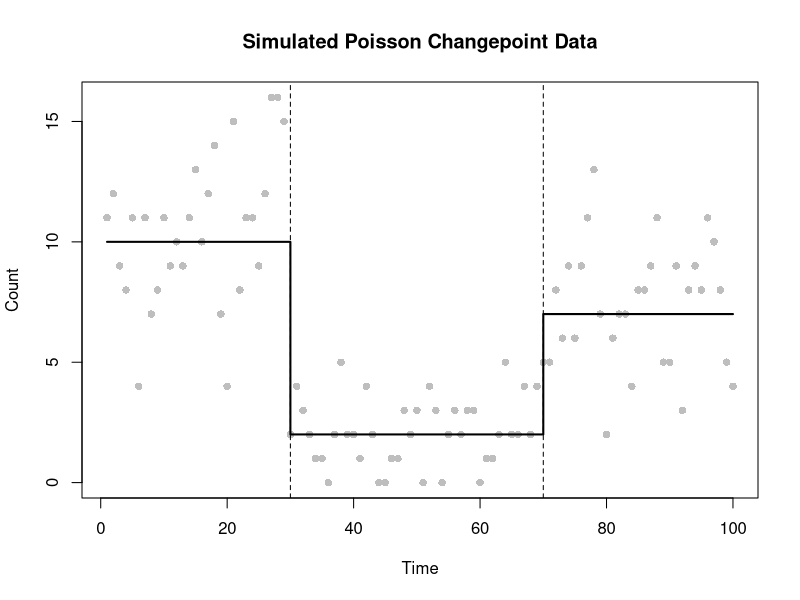
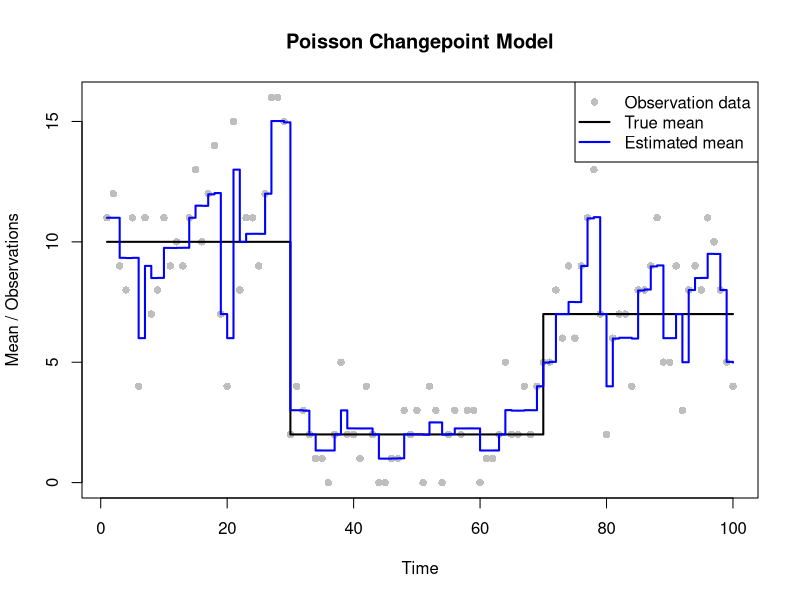
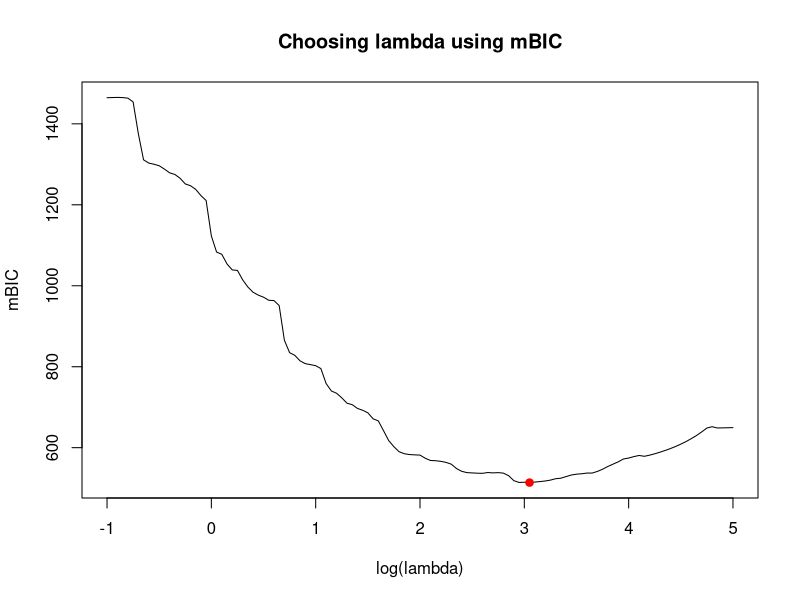
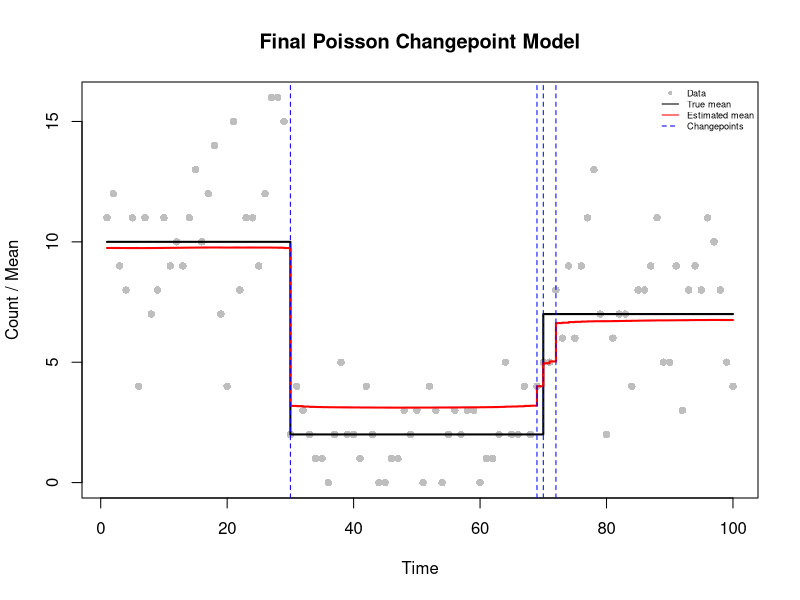
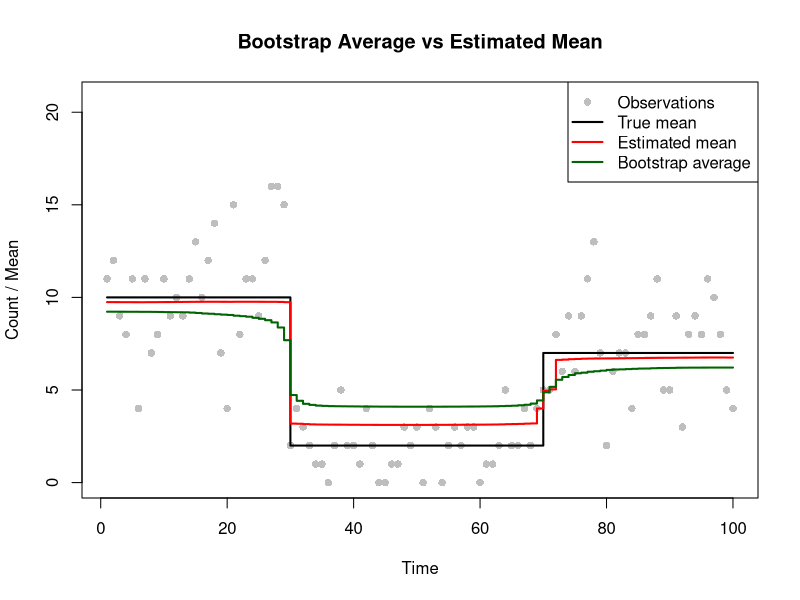
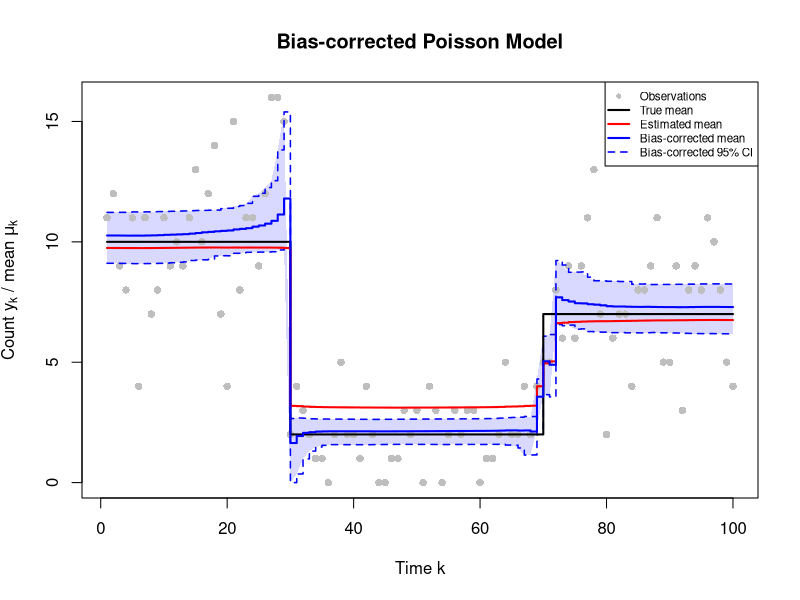

Write the R code that produced these figures, in order.
# =============================================================================
# Changepoint Estimation
#
#
# GitHub repository: https://github.com/pierrickdb/Group-15-Statistical-Programming
#
# Authors:
# Pierrick de Boer: S3034691
# Fagan Ganbarli: S3015664
# Raneem Alluhaydan: S3044929
#
# Contributions:
# Fagan Ganbarli (33.33%): Task 1-3
# Raneem Alluhaydan (33.33%): Task 4-5
# Pierrick de Boer (33.33%): Task 6-7
#
# Overview:
# Estimate changepoints in Poisson data using a smoothed LASSO penalty.
# Choose lambda by minimising mBIC.
# Use parametric bootstrapping for bias correction and confidence intervals.
#
# Main functions:
# 1. poisson_lasso_objective: Calculates the penalised cost.
# 2. poisson_lasso_grad: Calculates the gradient.
# 3. poisson_lasso_hess: Calculates the Hessian.
# 4. fd_jacobian: Checks derivatives numerically.
# 5. fit_poisson_lasso: Fits the model using BFGS.
# 6. poisson_lasso_edf: Calculates effective degrees of freedom.
# =============================================================================

# FUNCTION DEFINITIONS

# Task 2(a): Objective function
# Calculate the penalised negative log-likelihood
# for the Poisson changepoint model.

poisson_lasso_objective <- function(beta, y, lambda = 1, eps = 1e-6) {
  
  # Inputs:
  #   beta: Parameter vector of length n.
  #   y: Observed data vector.
  #   lambda: LASSO penalty parameter. Default value is 1.
  #   eps: Smoothing parameter. Default value is 1e-6.
  
  # Output:
  #   The penalised negative log-likelihood.
  
  # Method:
  #   Calculate the Poisson mean function, evaluate the
  #   negative log-likelihood and add the smoothed LASSO penalty.
  
  # Calculate the Poisson mean function.
  mu <- exp(cumsum(beta))
  
  # Calculate the negative Poisson log-likelihood.
  neg_loglik <- -sum(dpois(y, lambda = mu, log = TRUE))
  
  # Apply the smoothed LASSO penalty, excluding the first parameter.
  penalty <- lambda * sum(sqrt(beta[-1]^2 + eps))
  
  # Return the penalised objective function.
  return(neg_loglik + penalty)
}


# Task 2(b): Gradient function
# Calculate the gradient of the penalised objective function.

poisson_lasso_grad <- function(beta, y, lambda = 1, eps = 1e-6) {
  
  # Inputs:
  #   beta: Parameter vector of length n.
  #   y: Observed data vector.
  #   lambda: LASSO penalty parameter. Default value is 1.
  #   eps: Smoothing parameter. Default value is 1e-6.
  
  # Output:
  #   Gradient vector containing the first partial derivatives.
  
  # Method:
  #   Calculate the likelihood gradient using reverse cumulative
  #   sums and add the gradient of the smoothed penalty.
  
  # Calculate the Poisson mean function.
  mu <- exp(cumsum(beta))
  
  # Calculate the gradient of the negative log-likelihood.
  grad <- rev(cumsum(rev(mu - y)))
  
  # Add the penalty gradient, excluding the first parameter.
  grad[-1] <- grad[-1] +
    lambda * beta[-1] / sqrt(beta[-1]^2 + eps)
  
  # Return the gradient vector.
  return(grad)
}


# Task 2(c): Hessian function
# Calculate the Hessian matrix of the penalised objective function.

poisson_lasso_hess <- function(beta, y, lambda = 1, eps = 1e-6) {
  
  # Inputs:
  #   beta: Parameter vector of length n.
  #   y: Observed data vector.
  #   lambda: LASSO penalty parameter. Default value is 1.
  #   eps: Smoothing parameter. Default value is 1e-6.
  
  # Output:
  #   An n by n Hessian matrix containing the second derivatives.
  
  # Method:
  #   Calculate the likelihood Hessian using reverse cumulative sums
  #   and add the second derivatives of the penalty.
  
  # Store the number of parameters.
  n <- length(beta)
  mu <- exp(cumsum(beta))
  
  # Calculate reverse cumulative sums of the Poisson means.
  s <- rev(cumsum(rev(mu)))
  
  # Find the maximum index for each pair of parameters.
  idx <- outer(1:n, 1:n, pmax)
  H <- matrix(s[idx], n, n)
  
  # Calculate the second derivatives of the penalty.
  penalty_hess <- c(0, lambda * eps /
                      (beta[-1]^2 + eps)^(3/2))
  
  # Add the penalty derivatives to the diagonal.
  diag(H) <- diag(H) + penalty_hess
  
  # Return the Hessian matrix.
  return(H)
}


# Task 2(d): Numerical differentiation
# Use central finite differences to check the analytical
# gradient and Hessian functions.

fd_jacobian <- function(fn, beta, h = 1e-5) {
  
  # Inputs:
  #   fn: Function to differentiate.
  #   beta: Parameter vector at which derivatives are evaluated.
  #   h: Finite difference step size. Default value is 1e-5.
  
  # Output:
  #   Numerical Jacobian matrix.
  
  # Store the number of parameters.
  n <- length(beta)
  J <- matrix(0, length(fn(beta)), n)
  
  # Calculate numerical derivatives for each parameter.
  for (i in 1:n) {
    beta_plus <- beta_minus <- beta
    beta_plus[i] <- beta_plus[i] + h
    beta_minus[i] <- beta_minus[i] - h
    
    # Apply the central finite difference approximation.
    J[, i] <- (fn(beta_plus) - fn(beta_minus)) / (2 * h)
  }
  
  # Return the numerical Jacobian.
  return(J)
}


# Task 3: Fit the Poisson LASSO model using optim.
# Estimate the beta parameters by minimising the penalised
# negative log-likelihood using the BFGS method.

fit_poisson_lasso <- function(y, lambda = 1, beta_start = NULL) {
  
  # Inputs:
  #   y: Observed data vector.
  #   lambda: LASSO penalty parameter. Default value is 1.
  #   beta_start: Optional initial parameter vector.
  
  # Output:
  #   Optimisation results containing estimated parameters
  #   and convergence information.
  
  # Method:
  #   Initialise the parameters and minimise the objective
  #   function using BFGS with the analytical gradient.
  
  # Set the initial parameter values if none are provided.
  if (is.null(beta_start)) {
    beta_start <- c(log(mean(y)), rep(0, length(y) - 1))
  }
  
  # Fit the model using the BFGS optimisation method.
  fit <- optim(
    beta_start, poisson_lasso_objective,
    gr = poisson_lasso_grad,
    y = y, lambda = lambda,
    method = "BFGS",
    control = list(maxit = 10000, reltol = 1e-9)
  )
  
  # Check whether the optimisation algorithm converged.
  if (fit$convergence != 0) {
    warning(paste("No convergence at lambda =", lambda))
  }
  
  # Return the optimisation results.
  return(fit)
}


# Task 4: Calculate the effective degrees of freedom.

# Calculate the effective degrees of freedom using
# the penalised and unpenalised Hessian matrices.
poisson_lasso_edf <- function(beta, y, lambda) {
  
  # Inputs:
  #   beta: Estimated parameter vector.
  #   y: Observed data vector.
  #   lambda: LASSO penalty parameter.
  
  # Output:
  #   Effective degrees of freedom of the fitted model.
  
  # Method:
  #   Evaluate the penalised and unpenalised Hessians
  #   and calculate the trace of their matrix product.
  
  # Calculate the penalised Hessian.
  H1 <- poisson_lasso_hess(beta, y, lambda)
  
  # Calculate the unpenalised Hessian.
  H0 <- poisson_lasso_hess(beta, y, 0)
  
  # Calculate the effective degrees of freedom.
  edf <- sum(diag(solve(H1, H0)))
  
  # Return the effective degrees of freedom.
  return(edf)
}


# =============================================================================
# Analysis and testing
# =============================================================================

# Task 1: Generate the data set

# Define the number of observations and time points.
set.seed(12345)
n <- 100
time <- 1:n

# Specify the true changepoint locations.
tau_true <- c(1, 30, 70, n + 1)

# Calculate the true number of changepoints.
m_true <- length(tau_true) - 2

# Define the Poisson mean for each segment.
theta_true <- c(10, 2, 7)

mu_true <- numeric(n)

# Assign the corresponding mean to each time segment.
for (i in seq_along(theta_true)) {
  mu_true[tau_true[i]:(tau_true[i + 1] - 1)] <- theta_true[i]
}

# Generate observations from the Poisson changepoint model.
y <- rpois(n, lambda = mu_true)

# Plot the simulated observations and true mean function.
plot(time, y,
     pch = 16,
     col = "grey",
     xlab = "Time",
     ylab = "Count",
     main = "Simulated Poisson Changepoint Data")

lines(time, mu_true,
      col = "black",
      lwd = 2,
      type = "s")

abline(v = tau_true[-c(1, length(tau_true))],
       lty = "dashed")


# Task 2: Checking the gradient and Hessian

# Choose test parameter values for numerical differentiation.
beta_test <- c(log(mean(y)), rep(0.05, n - 1))

# Calculate the analytical gradient.
grad_analytical <- poisson_lasso_grad(beta_test, y)

# Approximate the gradient using central finite differences.
grad_numerical <- as.vector(fd_jacobian(
  function(b) poisson_lasso_objective(b, y),
  beta_test
))

# Calculate the analytical Hessian.
hess_analytical <- poisson_lasso_hess(beta_test, y)

# Approximate the Hessian using finite differences of the gradient.
hess_numerical <- fd_jacobian(
  function(b) poisson_lasso_grad(b, y),
  beta_test
)

# Compare the analytical and numerical derivatives.
max(abs(grad_analytical - grad_numerical))
max(abs(hess_analytical - hess_numerical))

# Gradient error = 4.230387e-07
# Hessian error = 5.817456e-07
# Both are close to zero, confirming the analytical derivatives.


# Task 3: Fit the model with lambda = 1

# Initialise the parameters using the sample mean.
beta_start <- c(log(mean(y)), rep(0, n - 1))

# Fit the Poisson LASSO model using BFGS.
fit <- fit_poisson_lasso(y, lambda = 1, beta_start = beta_start)

# Check whether the optimisation algorithm converged.
fit$convergence
fit$message

# Stop if the optimisation did not converge.
if (fit$convergence != 0) {
  stop("The model did not converge for lambda = 1.")
}

# Extract the estimated parameters and mean function.
beta_hat <- fit$par
mu_hat1 <- exp(cumsum(beta_hat))

# Plot the observations, true mean and estimated mean.
plot(time, y,
     pch = 16,
     col = "grey",
     xlab = "Time",
     ylab = "Mean / Observations",
     main = "Poisson Changepoint Model")

lines(time, mu_true,
      col = "black",
      lwd = 2,
      type = "s")

lines(time, mu_hat1,
      col = "blue",
      lwd = 2,
      type = "s")

legend("topright",
       legend = c("Observation data",
                  "True mean",
                  "Estimated mean"),
       col = c("grey", "black", "blue"),
       pch = c(16, NA, NA),
       lty = c(NA, 1, 1),
       lwd = c(NA, 2, 2))


# Task 4: Choosing lambda using mBIC

# Define the grid of log-lambda values.
lsp <- seq(-1, 5, by = 0.05)

# Initialise vectors for mBIC and effective degrees of freedom.
mbic <- rep(Inf, length(lsp))
edf <- rep(NA_real_, length(lsp))

# Use the initial parameter estimates for the first fit.
b0 <- beta_start

# Evaluate the model for each penalty value.
for (i in seq_along(lsp)) {
  
  # Convert the log-lambda value to lambda.
  lambda <- exp(lsp[i])
  
  # Fit the model using the current penalty value.
  fit_lambda <- fit_poisson_lasso(y, lambda, b0)
  
  # Skip penalty values where optimisation fails.
  if (fit_lambda$convergence != 0) {
    next
  }
  
  beta_lambda <- fit_lambda$par
  
  edf[i] <- poisson_lasso_edf(beta_lambda, y, lambda)
  
  # Calculate the fitted Poisson mean function.
  mu_lambda <- exp(cumsum(beta_lambda))
  
  # Calculate the maximised log-likelihood.
  ll <- sum(dpois(y, mu_lambda, log = TRUE))
  
  # Calculate the modified Bayesian Information Criterion.
  mbic[i] <- 3 * (edf[i] - 1) * log(n) - 2 * ll
  
  # Use the current estimates as starting values for the next fit.
  b0 <- beta_lambda
}

# Check that at least one penalty value has a valid mBIC.
if (all(!is.finite(mbic))) {
  stop("No valid mBIC values were obtained.")
}

# Find the penalty value that minimises mBIC.
i_opt <- which.min(mbic)
lambda_best <- exp(lsp[i_opt])

# Display the optimal penalty value.
lambda_best

# Display the optimal log-lambda, EDF and mBIC.
data.frame(
  log_lambda = lsp[i_opt],
  lambda = lambda_best,
  EDF = edf[i_opt],
  mBIC = mbic[i_opt]
)
# mBIC is minimised at log(lambda) = 3, giving lambda = 20.08554.

# Plot mBIC against log-lambda.
plot(lsp, mbic,
     type = "l",
     xlab = "log(lambda)",
     ylab = "mBIC",
     main = "Choosing lambda using mBIC")

points(lsp[i_opt], mbic[i_opt],
       col = "red",
       pch = 19)


# Task 5: Fit the final model

# Refit the model using the optimal penalty value.
fit_best <- fit_poisson_lasso(
  y, lambda_best,
  c(log(mean(y)), rep(0, n - 1))
)

# Check convergence of the final model.
fit_best$convergence

if (fit_best$convergence != 0) {
  stop("The final model did not converge.")
}

# Extract the final parameter estimates and mean function.
beta_best <- fit_best$par
mu_hat_best <- exp(cumsum(beta_best))

# Calculate the effective number of changepoints.
edf_best <- poisson_lasso_edf(beta_best, y, lambda_best)
m_hat <- floor(edf_best - 1)

# Identify the changepoints using the largest absolute coefficients.
# Exclude the first parameter because it represents the intercept.
if (m_hat > 0) {
  tau_hat <- sort(order(abs(beta_best[-1]),
                        decreasing = TRUE)[seq_len(m_hat)] + 1)
} else {
  tau_hat <- numeric(0)
}

# Plot the observations, true mean and estimated mean.
plot(time, y,
     pch = 16,
     col = "grey",
     xlab = "Time",
     ylab = "Count / Mean",
     main = "Final Poisson Changepoint Model")

lines(time, mu_true,
      col = "black",
      lwd = 2,
      type = "s")

lines(time, mu_hat_best,
      col = "red",
      lwd = 2,
      type = "s")

abline(v = tau_hat,
       col = "blue",
       lty = 2)

legend("topright",
       cex = 0.55,
       legend = c("Data", "True mean",
                  "Estimated mean", "Changepoints"),
       col = c("grey", "black", "red", "blue"),
       pch = c(16, NA, NA, NA),
       lty = c(NA, 1, 1, 2),
       bty = "n")

# Display the final model results.
lambda_best
m_hat
tau_hat

# EDF = 5.864, giving 4 estimated changepoints.
# Estimated locations: 30, 69, 70 and 72.
# True locations: 30 and 70.
# The change near 70 is split into several estimated changepoints.
# The penalty shrinks the estimated mean changes.


# Task 6: Parametric bootstrap used to estimate uncertainty and bias

# Define the number of bootstrap samples.
B <- 200

# Store the estimated mean function for each bootstrap sample.
mu_boot <- matrix(NA_real_, nrow = B, ncol = n)

# Store the convergence status of each bootstrap fit.
conv_boot <- numeric(B)

# Generate and fit the bootstrap samples.
set.seed(1)

for (j in 1:B) {
  
  # Simulate new observations using the best fitted mean function.
  y_sim <- rpois(n, lambda = mu_hat_best)
  
  # Initialise the parameters for the bootstrap model.
  b_start <- c(log(mean(y_sim)), rep(0, n - 1))
  
  # Fit the model using the optimal penalty value.
  fit_sim <- fit_poisson_lasso(
    y_sim,
    lambda_best,
    beta_start = b_start
  )
  
  # Record the convergence status.
  conv_boot[j] <- fit_sim$convergence
  
  # Skip bootstrap samples where optimisation fails.
  if (fit_sim$convergence != 0) {
    warning(paste("No convergence in bootstrap sample", j))
    next
  }
  
  # Store the estimated mean function.
  mu_boot[j, ] <- exp(cumsum(fit_sim$par))
}

# Check the number of unsuccessful bootstrap fits.
sum(conv_boot != 0)

# Stop if any bootstrap sample failed.
if (any(conv_boot != 0) || anyNA(mu_boot)) {
  stop("Some bootstrap fits failed. Check convergence before continuing.")
}

# Calculate the average bootstrap mean function.
mu_bar <- colMeans(mu_boot)

# Plot the observations, true mean, estimated mean and bootstrap average.
plot(time, y,
     pch = 16,
     col = "grey",
     ylim = c(0, 1.3 * max(y, mu_true, mu_hat_best, mu_bar)),
     xlab = "Time",
     ylab = "Count / Mean",
     main = "Bootstrap Average vs Estimated Mean")

lines(time, mu_true,
      col = "black",
      lwd = 2,
      type = "s")

lines(time, mu_hat_best,
      col = "red",
      lwd = 2,
      type = "s")

lines(time, mu_bar,
      col = "darkgreen",
      lwd = 2,
      type = "s")

legend("topright",
       legend = c("Observations", "True mean",
                  "Estimated mean", "Bootstrap average"),
       col = c("grey", "black", "red", "darkgreen"),
       pch = c(16, NA, NA, NA),
       lty = c(NA, 1, 1, 1),
       lwd = c(NA, 2, 2, 2))

# Calculate the bias-corrected mean function.
mu_bc <- 2 * mu_hat_best - mu_bar

# Calculate the lower and upper 95% bootstrap quantiles.
q_L <- apply(mu_boot, 2, quantile, probs = 0.025)
q_U <- apply(mu_boot, 2, quantile, probs = 0.975)

# Reflect the bootstrap quantiles to obtain bias-corrected limits.
q_L_bc <- pmax(2 * mu_hat_best - q_U, 0)
q_U_bc <- 2 * mu_hat_best - q_L


# Task 7: Final plot

# Calculate suitable vertical axis limits using all plotted values.
ylim <- range(c(y, mu_true, mu_hat_best, mu_bc,
                q_L_bc, q_U_bc), na.rm = TRUE)

# Ensure that the vertical axis starts at zero.
ylim[1] <- min(0, ylim[1])

# Create the plot without drawing observations initially.
plot(time, mu_hat_best,
     type = "n",
     ylim = ylim,
     xlab = "Time k",
     ylab = expression("Count " * y[k] * " / mean " * mu[k]),
     main = "Bias-corrected Poisson Model")

# Draw the area between the bias-corrected confidence limits.
polygon(c(time, rev(time)),
        c(q_L_bc, rev(q_U_bc)),
        col = adjustcolor("blue", alpha.f = 0.15),
        border = NA)

# Add the original observations.
points(time, y,
       pch = 16,
       col = "grey")

# Add the bias-corrected confidence limits.
lines(time, q_L_bc,
      col = "blue",
      lty = 2,
      lwd = 1.5,
      type = "s")

lines(time, q_U_bc,
      col = "blue",
      lty = 2,
      lwd = 1.5,
      type = "s")

# Add the true, estimated and bias-corrected mean functions.
lines(time, mu_true,
      col = "black",
      lwd = 2,
      type = "s")

lines(time, mu_hat_best,
      col = "red",
      lwd = 2,
      type = "s")

lines(time, mu_bc,
      col = "blue",
      lwd = 2,
      type = "s")

# Identify all elements of the final plot.
legend("topright",
       cex = 0.7,
       legend = c("Observations", "True mean",
                  "Estimated mean", "Bias-corrected mean",
                  "Bias-corrected 95% CI"),
       col = c("grey", "black", "red", "blue", "blue"),
       pch = c(16, NA, NA, NA, NA),
       lty = c(NA, 1, 1, 1, 2),
       lwd = c(NA, 2, 2, 2, 1.5),
       bg = "white")

# Interpretation of the final plot:

#   (1) Shrinkage and bias correction
#   mu_hat is pulled towards the overall mean. It is too low in the
#   high segments and too high in the low middle segment. The bias
#   correction removes most of this error.
#   Evidence: in the middle segment, mu_hat is around 3.1 and mu_bc around 2.1,
#   while the true mean is 2. In the outer segments, mu_hat is around 9.8 and
#   6.7, mu_bc around 10.5 and 7.3, while the true means are 10 and 7.

round(c(mu_hat = mean(mu_hat_best[31:68]), mu_bc = mean(mu_bc[31:68])), 1)

#   Interpretation: the penalty shrinks the segment levels towards each other.
#   The bootstrap fits are shrunk again relative to mu_hat, so
#   mu_bar - mu_hat estimates this shrinkage, and subtracting it moves mu_hat
#   back towards the truth. The correction works best in the middle segment,
#   where the shrinkage is largest. In the outer segments it slightly
#   overcorrect (by around 0.3 to 0.5) because the bias estimates is noisy.

#   (2) Band width and overshoot at the change points
#   the 95% band is narrow within segments but widens sharply just
#   before the jumps, and mu_bc overshoots before the first jump.
#   Evidence: mu_bc rises from around 10.7 at k = 25 to around 11.8 at around k = 29.
#   The band is around 1-2 wide within segments but around 5.7 wide at around k = 29.

round(mu_bc[29], 1)

#   Interpretation: the bootstrap fits disagree on where exactly the jump is.
#   Their average mu_bar therefore has a smoothed ramp instead of a sharp
#   step, so it lies below mu_hat just before the jump. As a result,
#   mu_bc = 2*mu_hat - mu_bar is pushed above mu_hat there. The quantiles
#   at these points mix fits from before and after the jump, which makes the
#   band wide. Within a segment only the level is uncertain. At a jump the
#   location is uncertain as well.

#   (3) Pointwise coverage of the true mean
#   the band contains the true mean at 97 of 100 time points.
#   Evidence: coverage is 0.97, and the misses are at k = 69, 70 and 71.

mean(q_L_bc <= mu_true & mu_true <= q_U_bc)
which(!(q_L_bc <= mu_true & mu_true <= q_U_bc))

#   Interpretation: 0.97 is close to the nominal 95%. All misses are at the
#   second jump where the fit spreads the step an
#   intermediate level of around 4 to 5, while the true mean jumps directly from
#   2 to 7. The band is pointwise, not simultaneous, and this is a single
#   dataset with correlated time points. So 0.97 shows the band behaves
#   reasonably here but it is not an estimate of the true coverage
#   probability.
